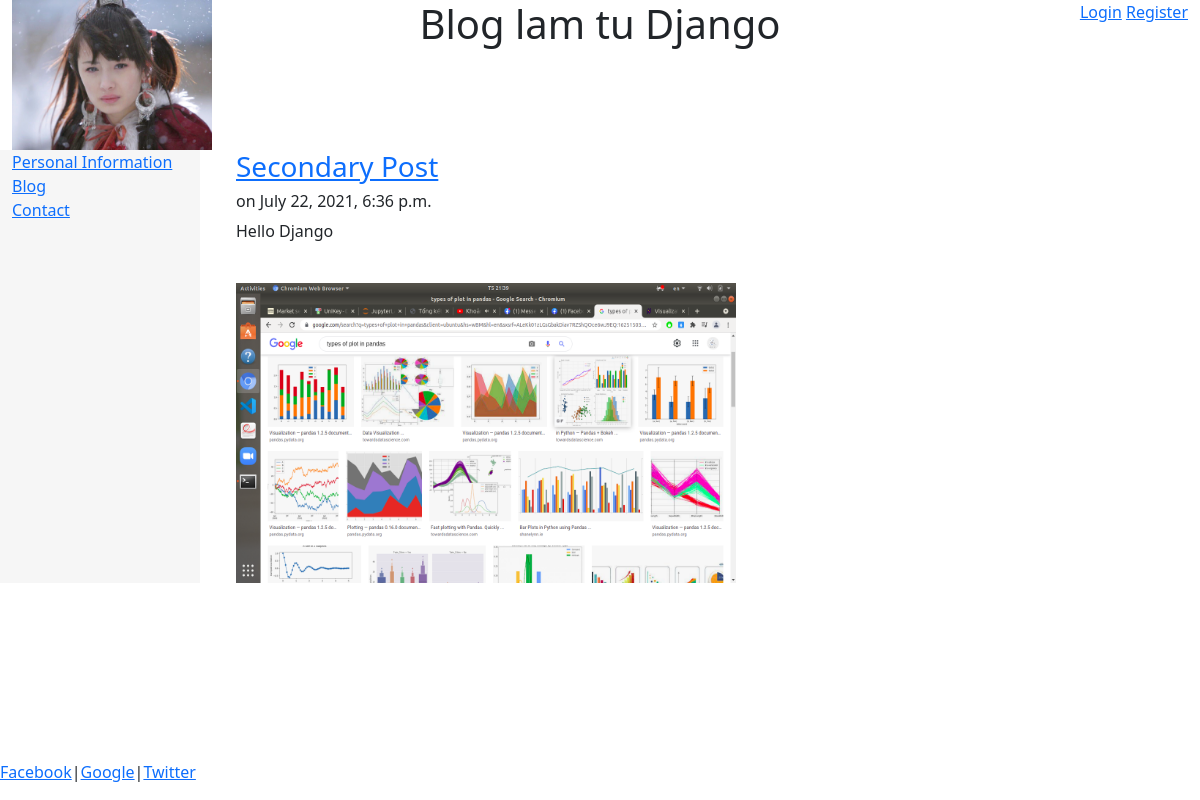
/blog/2/, run on an earlier commit of the app's database.
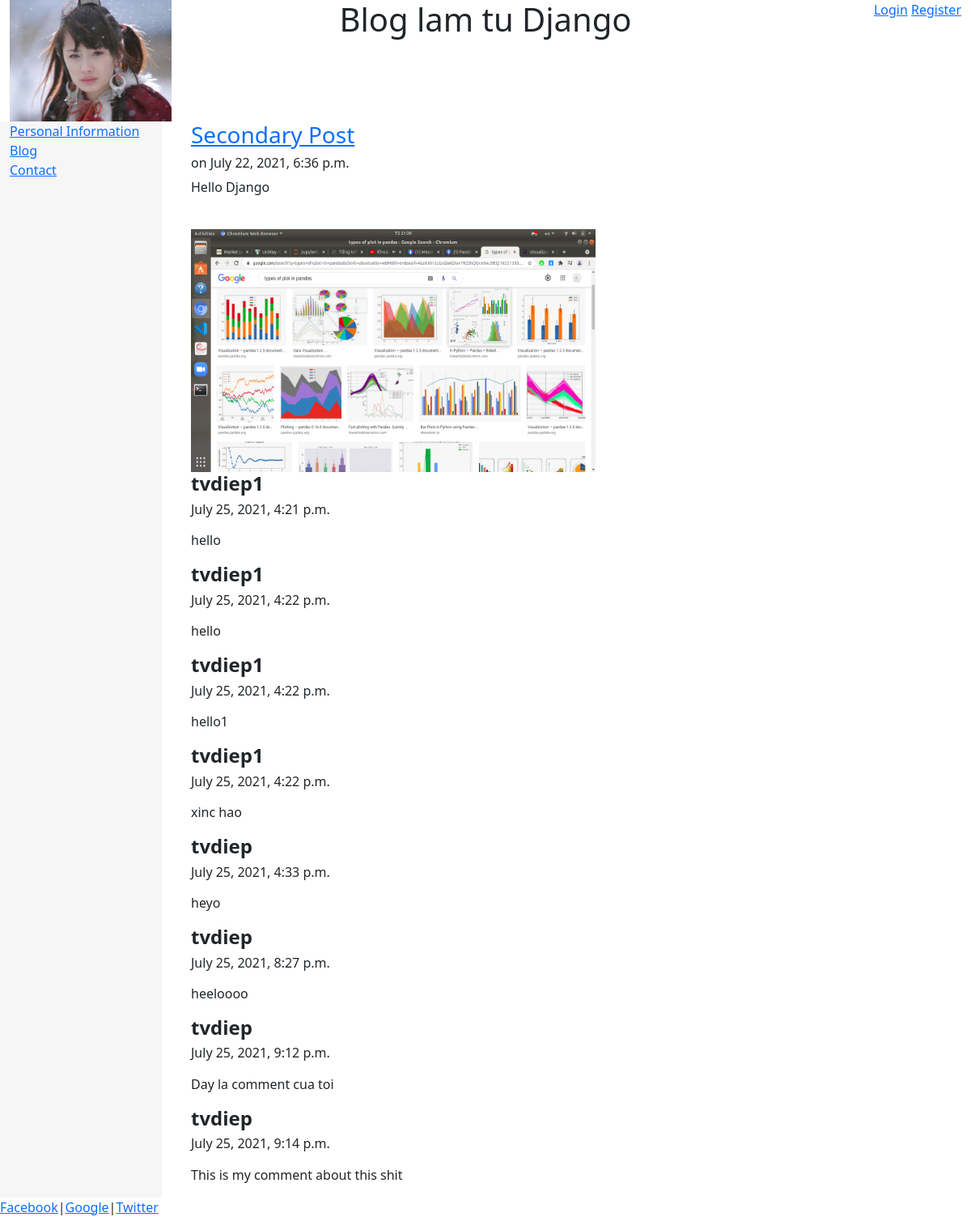
And on a later commit of the database.
### blog/models.py (models this page shows, shortened)
class Post(models.Model):
    title = models.CharField(max_length=100)
    body = models.TextField()
    date = models.DateTimeField(auto_now_add=True)
    image = models.ImageField(null= True)

class Comment(models.Model):
    post = models.ForeignKey(Post, on_delete=models.CASCADE, related_name='comments')
    author = models.ForeignKey(settings.AUTH_USER_MODEL, on_delete=models.CASCADE)
    body = models.TextField()
    date = models.DateTimeField(auto_now_add=True)

### blog/views.py (the view)
# urls.py: path('<int:pk>/', views.post, name = 'post'),
def post(request, pk):
    post = get_object_or_404(Post, pk = pk)
    form = CommentForm()
    if (request.method =="POST"):
        form = CommentForm(request.POST, author = request.user, post = post)
        if (form.is_valid()):
            form.save()
            return HttpResponseRedirect(request.path)
    return render(request, "blog/post.html", {"post":post, "form": form})

### blog/templates/blog/post.html (shortened to what this page needs)
{% extends "pages/base.html" %}
{% block content %}
<h3><a href="#">{{post.title}}</a></h3>
<h6>on {{post.date}}</h6>
{{post.body|safe|linebreaks}}
<br>
<img src="{{post.image.url}}" alt="Can't display image" height="300" width = "500">
{% for comment in post.comments.all %}
    <h4><strong>{{comment.author}}</strong></h4>
    <h6><p>{{comment.date}}</p></h6>
    <p>{{comment.body|linebreaks}}</p>
{% endfor %}
{% endblock %}

### home/templates/pages/base.html (shortened to what this page needs)
<!DOCTYPE html>
<html lang="en">
<head>
    {% load staticfiles %}
    <link rel = "stylesheet" href = "{% static 'css/bootstrap.min.css' %}" type = "text/css">
</head>
<body>
    <div class = "container-fluid" style = "min-height: 95%">
        <div class = "row">
            <div class = "col-sm-2">
                <center><img src = "{% static 'images/quachtuong.jpg' %}" class = "responsive-img" style = "max-height: 150px"/></center>
            </div>
            <div class = "col-sm-8">
                <center><h1>Blog lam tu Django</h1></center>
            </div>
            <div class = "col-sm-2" style = "text-align: right">
                {% if user.username %}
                    <p>Welcome {{user.username}} <a href="{% url 'logout' %}">Logout</a></p>
                {% else %}
                    <p><a href="{% url 'login' %}">Login</a> <a href="{% url 'register' %}">Register</a></p>
                {% endif %}
            </div>
        </div>
        <div class = "row">
            <div class = "col-sm-2" style = "background-color: #f6f6f6">
                <div class = "bs-sliderbar">
                    <ul class = "nav flex-column">
                        <li><a href="/">Personal Information</a></li>
                        <li><a href="{% url 'blog' %}">Blog</a></li>
                        <li><a href="{% url 'contact' %}">Contact</a></li>
                    </ul>
                </div>
            </div>
            <div class = "col-sm-10">
                <div class = "container-fluid">
                    {% block content %}
                    {% endblock %}
                </div>
            </div>
        </div>
    </div>
    <footer>
        <div>
            <a href = "#">Facebook</a>|<a href = "#">Google</a>|<a href = "#">Twitter</a>
        </div>
    </footer>
</body>
</html>

### home/templates/pages/base.html (style rules this page uses)
html, body { height: 100%; backgrouind-color: #f6f6f6 }

What changed in the data, as far as the page shows it:
added Comment: author "tvdiep1", date "July 25, 2021, 4:21 p.m.", body "hello"
added Comment: author "tvdiep1", date "July 25, 2021, 4:22 p.m.", body "hello"
added Comment: author "tvdiep1", date "July 25, 2021, 4:22 p.m.", body "hello1"
added Comment: author "tvdiep1", date "July 25, 2021, 4:22 p.m.", body "xinc hao"
added Comment: author "tvdiep", date "July 25, 2021, 4:33 p.m.", body "heyo"
added Comment: author "tvdiep", date "July 25, 2021, 8:27 p.m.", body "heeloooo"
added Comment: author "tvdiep", date "July 25, 2021, 9:12 p.m.", body "Day la comment cua toi"
added Comment: author "tvdiep", date "July 25, 2021, 9:14 p.m.", body "This is my comment about this shit"
